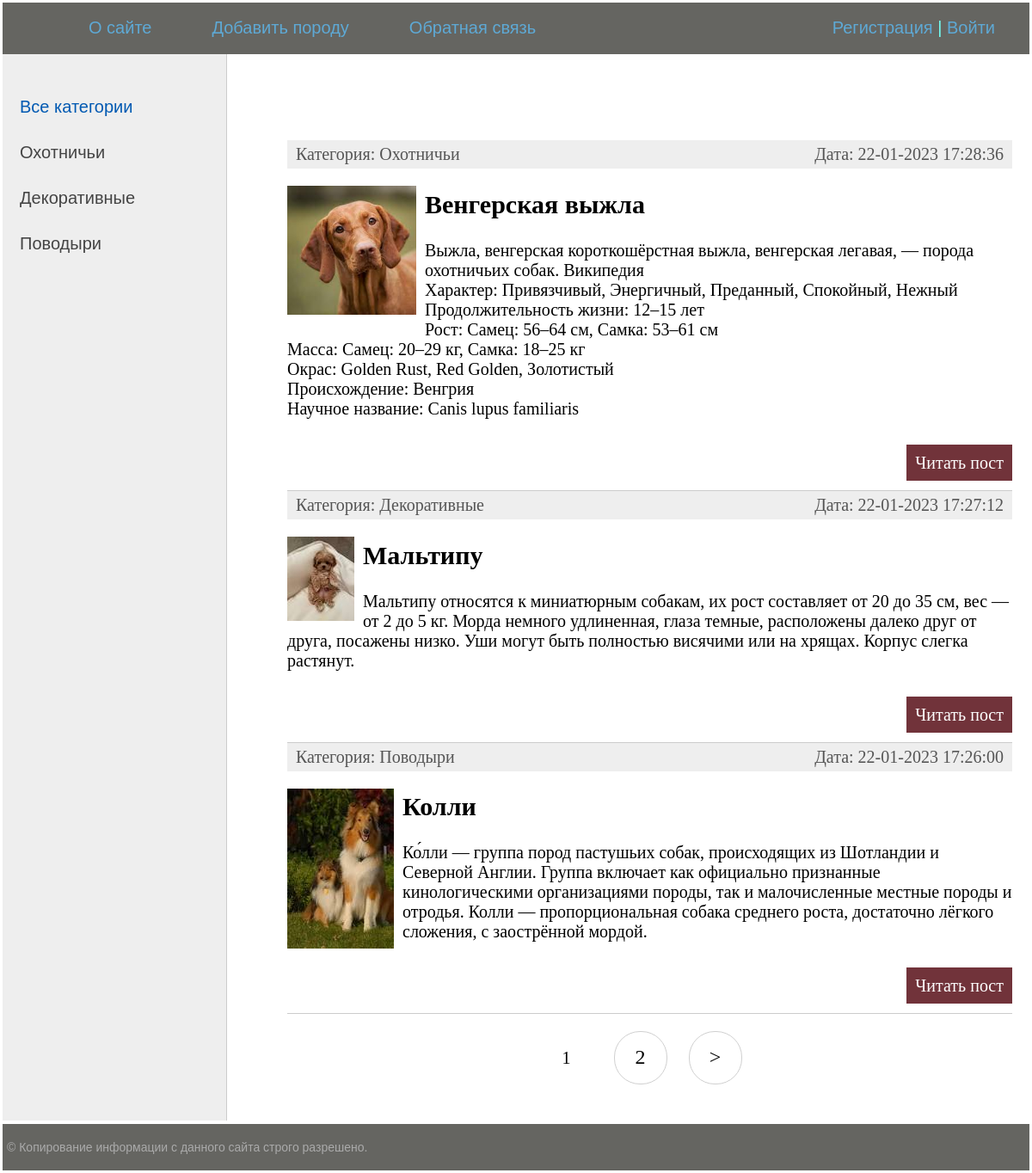
The page / on the database its author committed.
### dogs/models.py (models this page shows, shortened)
class Category(models.Model):
    name = models.CharField(max_length=100, db_index=True)
    slug = models.SlugField(max_length=255, unique=True, db_index=True, verbose_name="URL")
    def __str__(self):
        return self.name
    def get_absolute_url(self):
        return reverse('category', kwargs={'cat_slug': self.slug})
    class Meta:
        verbose_name = 'Категория'
        verbose_name_plural = 'Категории'
        ordering = ['id']

class Dogs(models.Model):
    title = models.CharField(max_length=255, verbose_name='Заголовок')
    slug = models.SlugField(max_length=255, unique=True, db_index=True, verbose_name="URL")
    content = models.TextField(blank=True)
    photo = models.ImageField(upload_to='photos/%Y/%m/%d/')
    time_create = models.DateTimeField(auto_now_add=True)
    time_update = models.DateTimeField(auto_now=True)
    is_published = models.BooleanField(default=True)
    cat = models.ForeignKey('Category', on_delete=models.PROTECT)
    def get_absolute_url(self):
        return reverse('post', kwargs={'post_slug': self.slug})
    class Meta: # Для админки
        verbose_name = 'Породы собак'
        verbose_name_plural = 'Породы собак'
        ordering = ['-time_create']

### dogs/views.py (the view)
# urls.py: path('', DogsHome.as_view(), name='home'),
class DogsHome(DataMixin, ListView):
    model = Dogs
    template_name = 'dogs/index.html'
    context_object_name = 'posts'
    def get_context_data(self, *, object_list=None, **kwargs):
        context = super().get_context_data(**kwargs)
        c_def = self.get_user_context(title="Главная страница")
        return dict(list(context.items()) + list(c_def.items()))
    def get_queryset(self):
        return Dogs.objects.filter(is_published=True).select_related('cat')

### dogs/utils.py (called while the page is built)
    def get_user_context(self, **kwargs):
        context = kwargs
        cats = cache.get('cats')
        if not cats:
            cats = Category.objects.all()
            cache.set('cats', cats, 60)
        context['menu'] = menu
        context['cats'] = cats
        if 'cat_selected' not in context:
            context['cat_selected'] = 0
        return context

### dogs/templates/dogs/index.html (shortened to what this page needs)
{% extends 'dogs/base.html' %}
{% block content %}
<ul class="list-articles">
	{% for p in posts %}
			<li><div class="article-panel">
	<p class="first">Категория: {{p.cat}}</p>
	<p class="last">Дата: {{p.time_update|date:"d-m-Y H:i:s"}}</p>
</div>
{% if p.photo %}
	<p><img class="img-article-left thumb" src="{{p.photo.url}}"></p>
{% endif %}
				<h2>{{p.title}}</h2>
	{% autoescape on %}
	{{p.content|linebreaks|truncatewords:50}}
	{% endautoescape %}
			<p class="link-read-post"><a href="{{ p.get_absolute_url }}">Читать пост</a></p>
			</li>
	{% endfor %}
</ul>
{% endblock %}

### dogs/templates/dogs/base.html (shortened to what this page needs)
{% load static %}
{% load dogs_tags %}
<!DOCTYPE html>
<html>
<head>
	<link type="text/css" href="{% static 'dogs/css/styles.css' %}" rel="stylesheet" />
</head>
<body>
<table class="table-page" >
<tr><td valign=top>
{% block mainmenu %}
		<div class="header">
			<ul id="mainmenu" class="mainmenu">
			<li class="logo"><a href="{% url 'home' %}"><div class="logo"></div></a></li>
{% for m in menu %}
			<li><a href="{% url m.url_name %}">{{m.title}}</a></li>
{% endfor %}
				{% if request.user.is_authenticated %}
				<li class="last"> {{user.username}} | <a href="{% url 'logout' %}">Выйти</a></li>
				{% else %}
				<li class="last"><a href="{% url 'register' %}">Регистрация</a> | <a href="{% url 'login' %}">Войти</a></li>
				{% endif %}
			</ul>
		</div>
{% endblock mainmenu %}
<table class="table-content" border=0 cellpadding="0" cellspacing="0">
<tr>
	<td valign="top" class="left-chapters">
	<ul id="leftchapters">
{% if cat_selected == 0 %}
		<li class="selected">Все категории</li>
{% else %}
		<li><a href="{% url 'home' %}">Все категории</a></li>
{% endif %}
{% for c in cats %}
	{% if c.pk == cat_selected %}
		<li class="selected">{{c.name}}</li>
	{% else %}
		<li><a href="{{ c.get_absolute_url }}">{{c.name}}</a></li>
	{% endif %}
{% endfor %}
	</ul>
</td>
<td valign="top" class="content">
	<div class="content-text">
{% block content %}
{% endblock %}
{% if page_obj.has_other_pages %}
<nav class="list-pages">
    <ul>
        {% for p in paginator.page_range %}
		{% if page_obj.number == p %}
        <li class="page-num page-num-selected">{{ p }}</li>
		{% elif p >= page_obj.number|add:-2 and p <= page_obj.number|add:2  %}
        <li class="page-num">
            <a href="?page={{ p }}">{{ p }}</a>
        </li>
		{% endif %}
        {% endfor %}
{% if page_obj.has_next %}
<li class="page-num">
	<a href="?page={{ page_obj.next_page_number }}">&gt;</a>
</li>
{% endif %}
    </ul>
</nav>
{% endif %}
	</div>
</td></tr></table>
</td></tr>
<tr><td valign=top>
	<div id="footer">
		<p>&copy; Копирование информации с данного сайта строго разрешено.</p>
	</div>
</td></tr></table>
</body>
</html>

### dogs/static/dogs/css/styles.css (style rules this page uses)
html, body { font-family: 'Arial'; margin: 0; padding: 0; height: 100%; width: 100%; color: #444; }
a { color: #0059b2; text-decoration: none; }
img { max-width: 600px; height: auto; }
img.img-article-left { max-width: 300px; height: auto; float: left; padding: 0 10px 10px 0; }
img.img-article-left.thumb { max-width: 150px; height: auto; }
p.link-read-post { text-align: right; }
p.link-read-post a { padding: 10px; min-width: 100px; background: #71333a; color: #fff; text-decoration: none; }
div.article-panel { background: #eee; padding: 5px 10px 5px 10px; box-sizing: border-box; overflow: hidden; color: #555; }
div.article-panel p.first { margin: 0; float: left; }
div.article-panel p.last { margin: 0; float: right; }
ul.list-articles { list-style: none; margin: 0; padding: 0; }
ul.list-articles li { border-bottom: 1px solid #ccc; }
.table-page { width: 100%; height: 100%; vertical-align: top; }
.table-page tr { height: 100%; }
.header { background: #656561; height: 60px; }
.logo { background: url('../images/home.png') no-repeat 10px 5px; width: 70px; height: 60px; }
ul.mainmenu { list-style: none; margin: 0; padding: 0; height: 60px; color: #73fdf1; font-size: 20px; overflow: hidden; }
ul.mainmenu li { float: left; margin: 18px 40px 0 30px; }
ul.mainmenu li.logo { margin: 0; }
ul.mainmenu li.last { float: right; }
ul.mainmenu li a { color: #5ea9d5; text-decoration: none; }
.table-content { width: 100%; min-height: 100%; height: 100%; }
.left-chapters { margin: 0; background: #eee; border-right: 1px solid #ccc; min-height: 100%; }
.left-chapters ul { width: 230px; min-height: 100%; margin: 0; padding: 20px 10px 10px 20px; list-style: none; font-size: 20px; }
.left-chapters ul li { margin: 30px 0 0 0; color: #999; }
.left-chapters ul li.selected { color: #0059b2; }
.left-chapters ul li a { color: #444; text-decoration: none; }
.content { padding: 40px 20px 20px 40px; width: 100%; box-sizing: border-box; }
.content-text { margin: 60px 0 0 30px; color: #000; font-size: 20px; font-family: Yandex Sans Display Light; }
#footer { box-sizing: border-box; background: #656561; padding: 5px; color: #aaa; font-size: 14px; font-family: Verdana, Geneva, Arial, Helvetica; text-align: left; overflow: hidden; }
.list-pages { text-align: center; margin: 0 0 20px 0; }
.list-pages ul { margin: 20px 0 0 0; padding: 0; list-style: none; }
.list-pages ul li { display: inline-block; margin: 0 20px 0 0; }
.list-pages a { color: #000; font-size: 24px; text-decoration: none; }
.list-pages .page-num, .page-num-selected { display: inline-block; width: 60px; height: 44px; padding: 16px 0 0 0; border: 1px solid #d0d0d0; border-radius: 30px; }
.list-pages .page-num-selected { border: none; color: #000; font-size: 20px; }

### rows shown on the page
Category: name "Охотничьи"
Category: name "Декоративные"
Category: name "Поводыри"
Dogs: cat "Охотничьи", time_update "22-01-2023 17:28:36", photo (picture), title "Венгерская выжла", content "Выжла, венгерская короткошёрстная выжла, венгерская легавая, — порода охотничьих собак. Википедия Характер: Привязчивый, Энергичный, Преданный, Спокойный, Нежный Продолжительность жизни: 12–15 лет Рост: Самец: 56–64 см, Самка: 53–61 см Масса: Самец: 20–29 кг, Самка: 18–25 кг Окрас: Golden Rust, Red Golden, Золотистый Происхождение: Венгрия Научное название: Canis lupus familiaris"
Dogs: cat "Декоративные", time_update "22-01-2023 17:27:12", photo (picture), title "Мальтипу", content "Мальтипу относятся к миниатюрным собакам, их рост составляет от 20 до 35 см, вес — от 2 до 5 кг. Морда немного удлиненная, глаза темные, расположены далеко друг от друга, посажены низко. Уши могут быть полностью висячими или на хрящах. Корпус слегка растянут."
Dogs: cat "Поводыри", time_update "22-01-2023 17:26:00", photo (picture), title "Колли", content "Ко́лли — группа пород пастушьих собак, происходящих из Шотландии и Северной Англии. Группа включает как официально признанные кинологическими организациями породы, так и малочисленные местные породы и отродья. Колли — пропорциональная собака среднего роста, достаточно лёгкого сложения, с заострённой мордой."

### other values the page prints
{{ m.title }} "О сайте" "Добавить породу" "Обратная связь"
{{ p }} "1"
{{ p }} "2"
